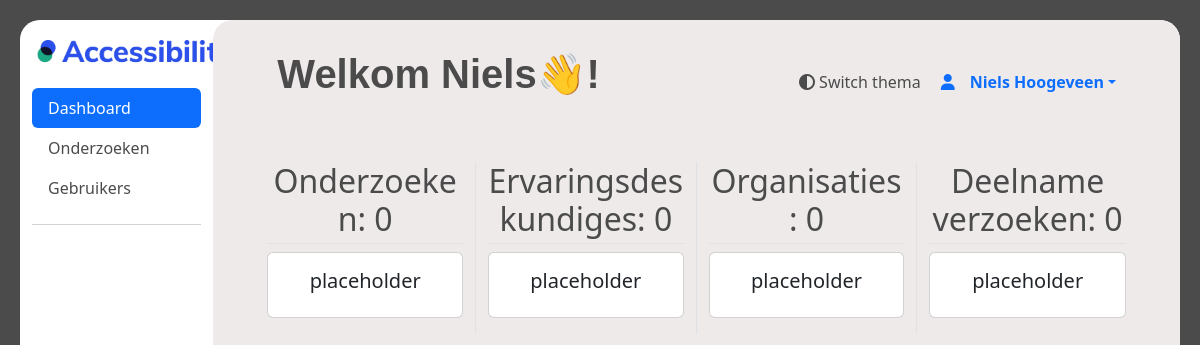
/beheerder/dashboard (signed in), run on an earlier commit of the app's database.
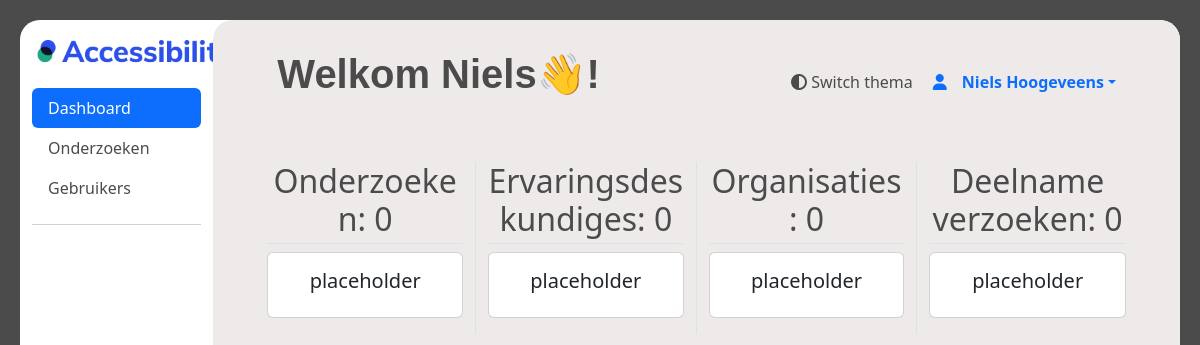
And on a later commit of the database.
### ervaringsdeskundige/models.py (models this page shows, shortened)
class User(AbstractUser):
    first_name = models.CharField(max_length=100)
    last_name = models.CharField(max_length=100)
    postcode = models.CharField(max_length=10)
    geslacht = models.CharField(max_length=10, choices=[('M','Man'),('V', 'Vrouw'), ('0', 'Anders')])
    email = models.EmailField()
    telefoonnummer = models.CharField(max_length=100)
    geboortedatum = models.DateField()
    gebruikte_hulpmiddelen = models.TextField(max_length=200)
    bijzonderheden = models.TextField(max_length=100, default='', blank=True)
    beschikbaar_vanaf = models.DateTimeField()
    beschikbaar_tot = models.DateTimeField()
    bijzonderheden_beschikbaarheid = models.TextField(max_length=100, blank=True)
    username = models.CharField(max_length=100, unique=True)
    voorkeur_benadering = models.CharField(max_length=20)
    status = models.CharField(max_length=10, default=1)
    opmerking_verwijderd = models.TextField(blank=True, null=True)
    datum_goedgekeurd = models.DateTimeField(blank=True, null=True)
    goedegekeurd_door = models.CharField(max_length=100, null=True)
    groups = models.ManyToManyField(
        Group,
        verbose_name='groups',
        related_name='user_groups',
        blank=True,
        help_text='The groups this user belongs to. A user will get all permissions granted to each of their groups.',
        related_query_name='user',
    )
    user_permissions = models.ManyToManyField(
        Permission,
        verbose_name='user permissions',
        related_name='user_user_permissions',
        blank=True,
        help_text='Specific permissions for this user.',
        related_query_name='user',
    )

### beheerder/views.py (the view)
# urls.py: path('dashboard', views.dashboard_beheerder, name="dashboard"),
def dashboard_beheerder(request):
    pending_admins = User.objects.filter(status=1).filter(is_staff=1)
    current_user = request.user
    return render(request, 'beheerder/dashboard/dashboard.html')

### templates/beheerder/dashboard/dashboard.html (shortened to what the changed rows need)
{% extends "ervaringsdeskundige/base.html" %}
{% load static %}
{% block content %}
<div class="container-fluid" style="height: 94vh;">
    <div class="row">
        <div style="height: 94vh;" id="dashboard_main" class="col-md-9 ms-sm-auto col-lg-10 px-md-4">
        <div id="dashboard_overflow">
        <main >
          <div class="text-center" style="padding-top: 20px;">
            <div>
                  <div id="search" style="height: 20px;">
                    <a  style="margin-right: 20px;" onclick="toggleTheme()"><i class="fa-solid fa-circle-half-stroke"></i>      Switch thema </a>
                    <div class="dropdown">
                      <a href="#" class="d-flex align-items-center text-decoration-none dropdown-toggle" id="dropdownUser2" data-bs-toggle="dropdown" aria-expanded="false">
                        <i class="fa-solid fa-user" style="padding-right: 15px;" width="32" height="32" class="rounded-circle me-2"></i>
                        <strong>{{ user.first_name}} {{ user.last_name}}</strong>
                      </a>
                    </div>
                  </div>
                  <h1 style="margin: 10px; margin-left: 40px;" class="text-start extra-bold-header">Welkom {{ user.first_name }}👋!</h1>
            </div>
            <br>
            <div class="container-fluid" style="border-radius: 20px; padding: 30px">
                <div class="row row-cols-4">
                    <div id="research" class="col border-end">
                        <h2 class="text-center border-bottom pb-1 text-break">Onderzoeken: 0</h2>
                    </div>
                    <div id="experience_expert" class="col border-end">
                        <h2 class="text-center border-bottom pb-1 text-break">Ervaringsdeskundiges: 0</h2>
                    </div>
                    <div id="organization" class="col border-end">
                        <h2 class="text-center border-bottom pb-1 text-break">Organisaties: 0</h2>
                    </div>
                    <div id="attendance_request" class="col">
                        <h2 class="text-center border-bottom pb-1">Deelname verzoeken: 0</h2>
                    </div>
                </div>
            </div>
            </div>
      </main>
    </div>
    </div>
    </div>
</div>
{% endblock %}

What changed in the data, as far as the page shows it:
changed User "Niels": last_name "Hoogeveen" → "Hoogeveens"
